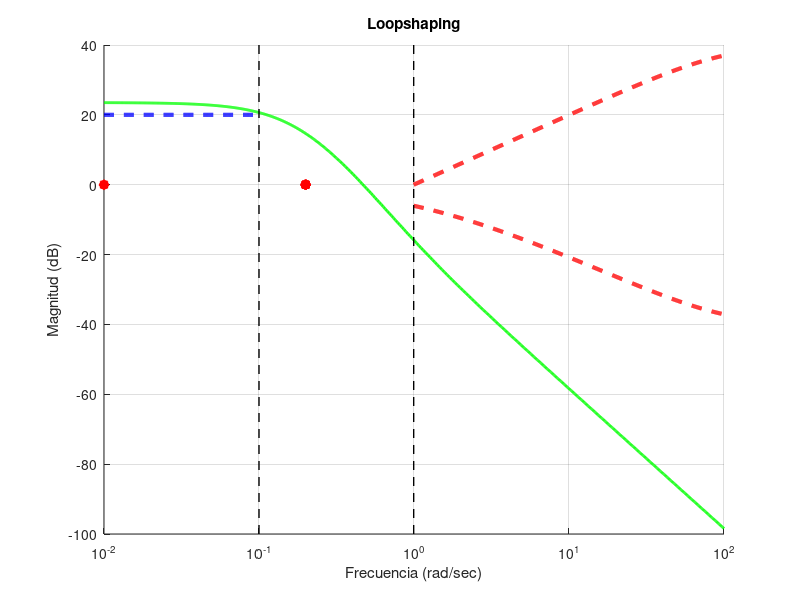
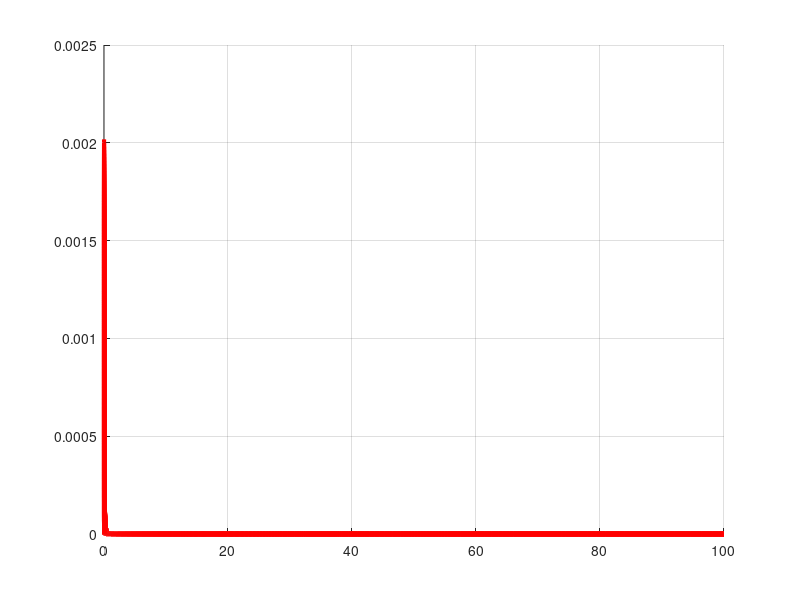
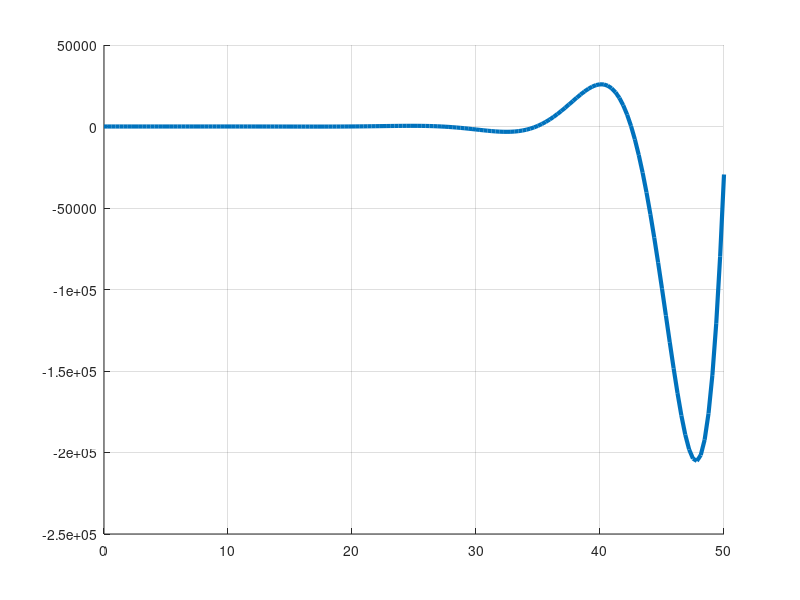

Source code (MATLAB) for these figures, in order: (Note: this script raises an error after producing the figures.)
% Loopshaping
% Control Automatico 3
% TP 1. Problema 7
% DATOS:
% g0 = 1/(s(s+1))
% Wdelta = 100*(s+0.1)/(s+100)
% S < 0.1, 0<w<0.1rad/seg -> Wd < 10, 0<w<0.1rad/seg

clear; close all; clc;

s = tf('s');

g0 = 1/(s*(s+1)); % Planta nominal
Wdelta = (0.1)*(s/0.1+1)/(s/100+1); % Funcion de incertidumbre para la estabilidad robusta
Wdmax = 10; % Valor maximo de performance nominal
w0 = 0.01; wf = 100;
w = logspace(log10(w0), log10(wf), 1000); % vector de frecuencias angulares
WdFunc = @(w_) (Wdmax).*(w_<=(0.1));
Wd = transpose(WdFunc(w));

[WdeltaMag, ~] = bode(Wdelta, w);
WdeltaMag = squeeze(WdeltaMag);
WdeltaMag_dB = 20 * log10(WdeltaMag);

% Donde cruza 0db Wdelta?
zero_dB_index = find(WdeltaMag_dB >= 0, 1, 'first');
w_zero_dB = w(zero_dB_index);

% Gráficos
fig = figure(); hold on; grid on; screenSize = get(0, 'ScreenSize');
set(fig, 'Position', [0 0 screenSize(3) screenSize(4)]);
set(gca, 'XScale', 'log');  % hago el eje logaritmico

% Performance nominal
semilogx(w, 20*log10(Wd), 'b--', 'linewidth', 3);

% Estabilidad robusta
estabilidad_robusta = (1-abs(Wd))./(1+abs(WdeltaMag));
semilogx(w(zero_dB_index:end), 20*log10(estabilidad_robusta(zero_dB_index:end)), 'r--', 'linewidth', 3);
semilogx(w(zero_dB_index:end), WdeltaMag_dB(zero_dB_index:end), 'r--', 'linewidth', 3);

% grafico la cota inferior de la region B: esto es lo que está fallando
% RegionB = (1 + Wdmax) / (1 - abs(WdeltaMag));
wRegionB = logspace(log10(w_zero_dB), log10(wf));
% semilogx(w, 1/WdeltaMag_dB, 'y--', 'linewidth', 3);

% Grafico mi controlador
L0 = 15/(s*(s/0.2+1)*(s/0.2+1)*(s/0.2+1)); % mi controlador propuesto
K0 = L0/g0;
[cMag, ~] = bode(K0, w); cMag = squeeze(cMag);
cMag_dB = 20*log10(cMag);
semilogx(w, cMag_dB, 'g', 'linewidth', 2);


% Grafico los polos del controlador
K0_poles = abs(pole(K0));
for i = 1:length(K0_poles)
    if (K0_poles(i) == 0)
        limits = xlim;
        plot(limits(1), 0, 'r*', 'linewidth', 5);
    else
        plot(K0_poles(i), 0, 'r*', 'linewidth', 5);
    end
end

% Lineas que delimitan las regiones prohibidas
plot([0.1 0.1], ylim, 'k--', 'LineWidth', 1); % la que limita el performance nominal
plot([w_zero_dB w_zero_dB], ylim, 'k--', 'LineWidth', 1); % la que limita la estabilidad robusta

xlabel('Frecuencia (rad/sec)');
ylabel('Magnitud (dB)');
title('Loopshaping');
% legend('W_{\delta} ', 'W_{d}', 'W_{\delta}', 'controlador', 'polo del controlador','polo del controlador',  'delimitadores', 'delimitadores');

% Grafico la condicion de performance robusta para sistemas SISO
% || |WdS| + |WdeltaT| || <= 1
% en terminos de L -> | Wd(jw) / ( 1 + L(jw) ) | + | Wdelta(jw)*L(jw) / ( 1 + L(jw) ) |
[L0Mag, ~] = bode(L0, w); L0Mag = squeeze(L0Mag);
rjw = (Wd + WdeltaMag.*L0Mag)/(1 + L0Mag);
figure(); grid on; hold on;
plot(w, rjw, 'r', 'linewidth', 3);

%% Grafico el controlador en el tiempo
figure(); grid on; hold on;
T0 = K0*g0/(1+g0*K0) % lazo cerrado para la planta nominal y el controlador
g0_delta = [-1:0.5:1]; % incerteza del modelo que da lugar a las familias de plantas
[y_g0, stepTime] = step(T0, 50);
grid on; hold on;
plot(stepTime, y_g0, 'linewidth', 3);
plot(stepTime, heaviside(stepTime), 'linewidth', 3);

figure();
pzmap(T0); grid on;

% grafico la respuesta temporal para la familia
% for i = 1:length(g0_delta)
%     delta = g0_delta(i);
%     G_uncertain = g0 * (1 + Wdelta * delta); % incerteza de la planta
%     T_uncertain = (L0 * G_uncertain) / (1 + L0 * G_uncertain); % funcion de lazo cerrado
%     step(T_uncertain, 10, '-');
% end

% % overlay
% step_input_time = linspace(0, 10, 1000);
% step_input = ones(size(step_input_time));
% plot(step_input_time, step_input, 'r--', 'LineWidth', 1);

% xlabel('Time (seconds)');
% ylabel('Response');
% title('Step Response of the Closed-Loop System with Uncertainty');
% legend('Nominal Plant (T0)', 'delta = -1', 'delta = -0.5', 'delta = 0', 'delta = 0.5', 'delta = 1', 'Step Input');